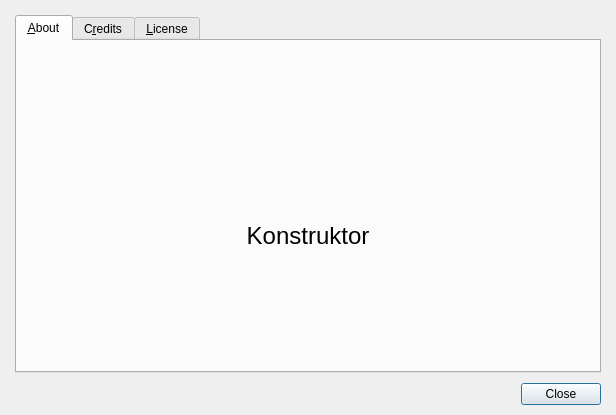
<?xml version="1.0" encoding="UTF-8"?>
<ui version="4.0">
 <class>AboutDialog</class>
 <widget class="QDialog" name="AboutDialog">
  <property name="geometry">
   <rect>
    <x>0</x>
    <y>0</y>
    <width>616</width>
    <height>415</height>
   </rect>
  </property>
  <property name="windowTitle">
   <string>About Konstruktor</string>
  </property>
  <layout class="QVBoxLayout" name="verticalLayout">
   <property name="spacing">
    <number>10</number>
   </property>
   <property name="leftMargin">
    <number>15</number>
   </property>
   <property name="topMargin">
    <number>15</number>
   </property>
   <property name="rightMargin">
    <number>15</number>
   </property>
   <property name="bottomMargin">
    <number>10</number>
   </property>
   <item>
    <widget class="QTabWidget" name="textLicense">
     <property name="currentIndex">
      <number>0</number>
     </property>
     <widget class="QWidget" name="tabMain">
      <attribute name="title">
       <string>&amp;About</string>
      </attribute>
      <layout class="QVBoxLayout" name="verticalLayout_4">
       <property name="topMargin">
        <number>25</number>
       </property>
       <property name="bottomMargin">
        <number>25</number>
       </property>
       <item>
        <widget class="QLabel" name="labelLogo">
         <property name="minimumSize">
          <size>
           <width>150</width>
           <height>150</height>
          </size>
         </property>
         <property name="text">
          <string/>
         </property>
         <property name="pixmap">
          <pixmap resource="konstruktor.qrc">:/images/logo.png</pixmap>
         </property>
         <property name="alignment">
          <set>Qt::AlignCenter</set>
         </property>
        </widget>
       </item>
       <item>
        <widget class="QLabel" name="labelKonstruktor">
         <property name="font">
          <font>
           <pointsize>18</pointsize>
          </font>
         </property>
         <property name="text">
          <string>Konstruktor</string>
         </property>
         <property name="alignment">
          <set>Qt::AlignCenter</set>
         </property>
        </widget>
       </item>
       <item>
        <widget class="QLabel" name="labelVersion">
         <property name="font">
          <font>
           <pointsize>12</pointsize>
          </font>
         </property>
         <property name="text">
          <string/>
         </property>
         <property name="alignment">
          <set>Qt::AlignCenter</set>
         </property>
        </widget>
       </item>
       <item>
        <widget class="QLabel" name="labelCopyright">
         <property name="text">
          <string/>
         </property>
         <property name="alignment">
          <set>Qt::AlignCenter</set>
         </property>
        </widget>
       </item>
       <item>
        <widget class="QLabel" name="labelWebsite">
         <property name="text">
          <string/>
         </property>
         <property name="alignment">
          <set>Qt::AlignCenter</set>
         </property>
         <property name="openExternalLinks">
          <bool>true</bool>
         </property>
        </widget>
       </item>
      </layout>
     </widget>
     <widget class="QWidget" name="tabCredits">
      <attribute name="title">
       <string>C&amp;redits</string>
      </attribute>
      <layout class="QVBoxLayout" name="verticalLayout_2">
       <property name="margin">
        <number>10</number>
       </property>
       <item>
        <widget class="QTextBrowser" name="viewCredits">
         <property name="openExternalLinks">
          <bool>true</bool>
         </property>
         <property name="openLinks">
          <bool>false</bool>
         </property>
        </widget>
       </item>
      </layout>
     </widget>
     <widget class="QWidget" name="tabLicense">
      <attribute name="title">
       <string>&amp;License</string>
      </attribute>
      <layout class="QVBoxLayout" name="verticalLayout_3">
       <property name="margin">
        <number>10</number>
       </property>
       <item>
        <widget class="QTextEdit" name="viewLicense">
         <property name="font">
          <font>
           <family>Monospace</family>
          </font>
         </property>
         <property name="readOnly">
          <bool>true</bool>
         </property>
        </widget>
       </item>
      </layout>
     </widget>
    </widget>
   </item>
   <item>
    <widget class="QDialogButtonBox" name="buttonBox">
     <property name="orientation">
      <enum>Qt::Horizontal</enum>
     </property>
     <property name="standardButtons">
      <set>QDialogButtonBox::Close</set>
     </property>
    </widget>
   </item>
  </layout>
 </widget>
 <resources>
  <include location="konstruktor.qrc"/>
  <include location="../../../../.designer/backup/konstruktor.qrc"/>
 </resources>
 <connections>
  <connection>
   <sender>buttonBox</sender>
   <signal>rejected()</signal>
   <receiver>AboutDialog</receiver>
   <slot>accept()</slot>
   <hints>
    <hint type="sourcelabel">
     <x>248</x>
     <y>254</y>
    </hint>
    <hint type="destinationlabel">
     <x>157</x>
     <y>274</y>
    </hint>
   </hints>
  </connection>
 </connections>
</ui>
